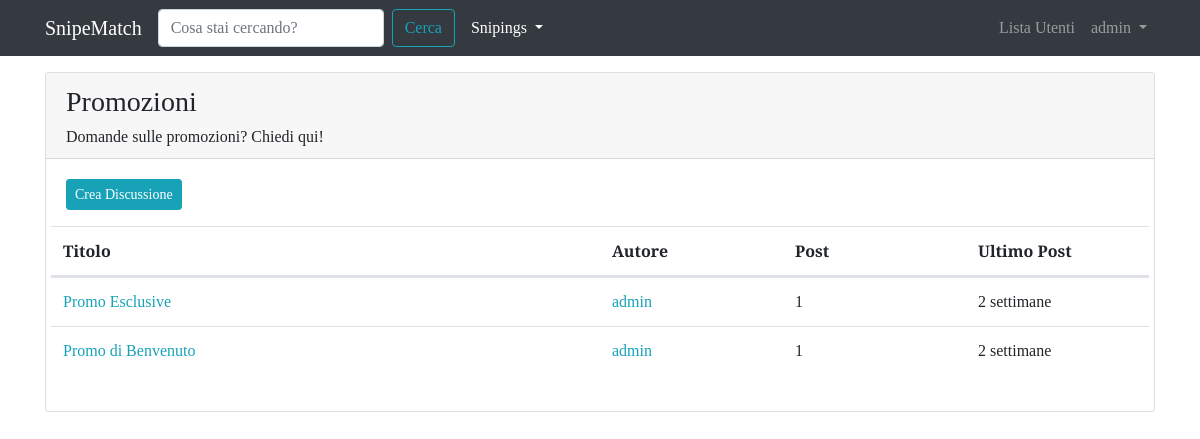
Page /forum/sezione/8 (signed in) on the committed database.
### forum/models.py (models this page shows, shortened)
class Sezione(models.Model):
    nome_sezione = models.CharField(max_length=80)
    descrizione = models.CharField(max_length=150, blank=True, null=True)   #blank: può non essere presente il campo; null: ouò essere null
    logo_sezione = models.ImageField(blank=True, null=True)
    class Meta:
        verbose_name = "Sezione"
        verbose_name_plural = "Sezioni"

class Discussione(models.Model):
    titolo = models.CharField(max_length=120)
    data_creazione = models.DateTimeField(auto_now_add=True)   #auto_now_add setta la adata quando è creata la discussione
    autore_discussione = models.ForeignKey(User, on_delete=models.CASCADE, related_name="discussioni")  #col related accedo facilmente alle discussioni create da un utente
    sezione_appartenenza = models.ForeignKey(Sezione, on_delete=models.CASCADE)
    def get_absolute_url(self):
        return reverse("visualizza_discussione", kwargs={"pk": self.pk})  #gli passo come argomento la chiave primaria, perchè serve per riscostruire l'url
    class Meta:
        verbose_name = "Discussione"
        verbose_name_plural = "Discussioni"

class Post(models.Model):
    autore_post = models.ForeignKey(User, on_delete=models.CASCADE, related_name="posts")
    contenuto = models.TextField()
    data_creazione = models.DateTimeField(auto_now_add=True)   #auto_now_add setta la adata quando è creata la discussione
    discussione = models.ForeignKey(Discussione, on_delete=models.CASCADE)
    class Meta:
        verbose_name = "Post"
        verbose_name_plural = "Posts"

### forum/views.py (the view)
# urls.py: path('sezione/<int:pk>', views.visualizza_sezione, name="sezione_view"),
def visualizza_sezione(request, pk):
    sezione = get_object_or_404(Sezione, pk=pk)
    discussioni_sezione = Discussione.objects.filter(
        sezione_appartenenza=sezione
    ).order_by("-data_creazione")   #così ordino in modo che le più vecchie siano in fondo
    context = {"sezione": sezione, "discussioni": discussioni_sezione}
    return render(request, "forum/singola_sezione.html", context)

### forum/templates/forum/singola_sezione.html (shortened to what this page needs)
{% extends 'base.html' %}
{% block content %}
<div class="card my-3">
    <div class="card-header">
        <h3>{{ sezione.nome_sezione }}</h3>
        <h6 class="card-text">{{ sezione.descrizione }}</h6>
    </div>
    <div class="card-body">
        <a class="btn btn-sm btn-info" href="{% url 'crea_discussione' pk=sezione.pk %}">Crea Discussione</a>
        <table class="table mt-3">
            <thead>
                <tr class="row">
                    <th class="col-lg-6 col-4">Titolo</th>
                    <th class="col-lg-2 col-3">Autore</th>
                    <th class="col-lg-2 col-2">Post</th>
                    <th class="col-lg-2 col-3">Ultimo Post</th>
                </tr>
            </thead>
            <tbody>
                <tr class="row">
                    {% for discussione in discussioni %}
                        <td class="col-lg-6 col-4">
                            <a href="{{ discussione.get_absolute_url }}">{{ discussione.titolo }}
                            </a>
                        </td>
                        <td class="col-lg-2 col-3">
                            <a href="{% url 'user_profile' username=discussione.autore_discussione.username %}">{{ discussione.autore_discussione }}
                            </a>
                        </td>
                        <td class="col-lg-2 col-2">{{ discussione.post_set.count }}</td>
                        <td class="col-lg-2 col-3">{{ discussione.post_set.last.data_creazione|timesince }}</td>
                        {% endfor %}
                </tr>
            </tbody>
        </table>
    </div>
</div>
{% endblock content %}

### templates/base.html (shortened to what this page needs)
{% load static %}
<!doctype html>
<html lang="it">
  <head>
    <link rel="stylesheet" href="https://stackpath.bootstrapcdn.com/bootstrap/4.3.1/css/bootstrap.min.css">
    <link rel="stylesheet" href="https://cdnjs.cloudflare.com/ajax/libs/jquery-datetimepicker/2.5.20/jquery.datetimepicker.min.css" />
    <link rel="stylesheet" href="https://unpkg.com/bootstrap-table@1.18.3/dist/bootstrap-table.min.css">
    <link rel="stylesheet" href="{% static 'css/agora.css' %}">
  </head>
  <body>
    <nav class="navbar navbar-expand-sm navbar-dark bg-dark">
      <div class="container">
        <a class="navbar-brand" href="/">SnipeMatch</a>
        <div class="collapse navbar-collapse" id="navbarSupportedContent">
          <form class="form-inline my-lg-0 mr-2" action="{% url 'funzione_cerca' %}">
            <input name="q" class="form-control mr-sm-2" type="search" placeholder="Cosa stai cercando?" aria-label="Search">
            <button class="btn btn-outline-info my-2 my-sm-0" type="submit">Cerca</button>
          </form>
          <ul class="navbar-nav mr-auto">
            <li class="nav-item active dropdown">
              <a class="nav-link dropdown-toggle" href="#" id="navbarDropdown" role="button" data-toggle="dropdown" aria-haspopup="true" aria-expanded="false">
                Snipings
              </a>
            </li>
          </ul>
          <ul class="navbar-nav ml-auto">
            <li class="nav-item">
              <a class="nav-link" href="{% url 'user_list' %}">Lista Utenti <span class="sr-only">(current)</span></a>
            </li>
            {% if request.user.is_authenticated %}
              <li class="nav-item dropdown">
                <a class="nav-link dropdown-toggle" href="#" id="navbarDropdown" role="button" data-toggle="dropdown" aria-haspopup="true" aria-expanded="false">
                  {{ request.user.username }}
                </a>
              </li>
            {% endif %}
          </ul>
        </div>
      </div>
    </nav>
    <div class="container">
        {% block content %}
        {% endblock content %}
    </div>
  </body>
</html>

### static-storage/css/agora.css (style rules this page uses)
body { font-family: 'Slabo 27px', serif; }
a, a:hover { color: #17a2b8; }

### rows in the picture
Sezione: nome_sezione "Promozioni", descrizione "Domande sulle promozioni? Chiedi qui!"
Discussione: titolo "Promo Esclusive", autore_discussione "admin", post_set.count "1", post_set.last.data_creazione "2 settimane"
Discussione: titolo "Promo di Benvenuto", autore_discussione "admin", post_set.count "1", post_set.last.data_creazione "2 settimane"

### other values in the picture
{{ request.user.username }} "admin"
